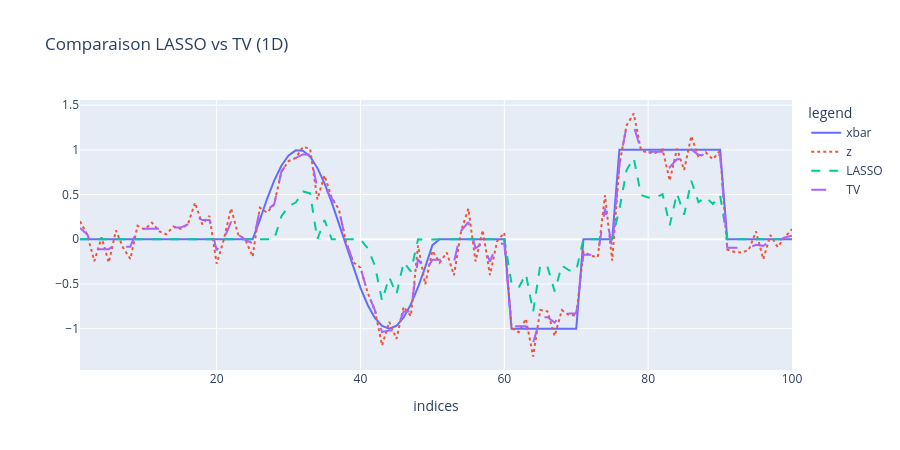

The notebook cell saved with this chart:
### Code cell
plt_xbar = pandas.DataFrame({'x':dom, 'y':xbar, 'legend':'xbar'})
plt_z    = pandas.DataFrame({'x':dom, 'y':z,    'legend':'z'})
plt_lasso= pandas.DataFrame({'x':dom, 'y':xhat, 'legend':'LASSO'})
plt_tv   = pandas.DataFrame({'x':dom, 'y':xhat_tv, 'legend':'TV'})

data = pandas.concat([plt_xbar, plt_z, plt_lasso, plt_tv])

fig = express.line(
    data,
    x='x',
    y='y',
    color='legend',
    line_dash='legend',
    labels={'x':'indices','y':''},
    title='Comparaison LASSO vs TV (1D)',
    width=900, height=450
)
fig.show()
